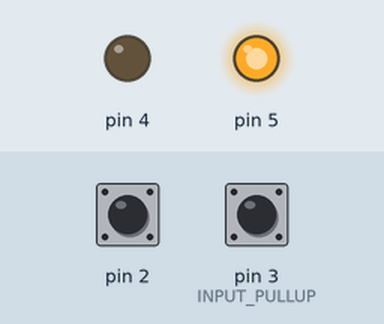
Simulated run of this sketch. Board: Arduino Uno, built with avr-gcc and run on an emulated ATmega328P. Parts: output pins drawn as LEDs (lit = HIGH). The test bench sets the inputs (shaded band); at power-on: pin 2 LOW, pin 3 (INPUT_PULLUP) LOW.

Above: at 1.2 s.
1.3 s: pin 2 pulled HIGH for 0.15 s
At 1.37 s:
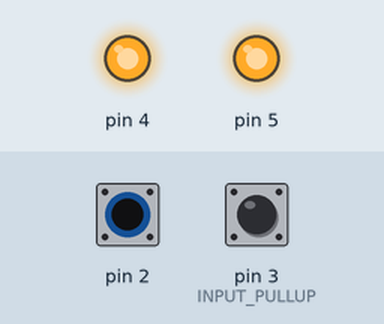
2.9 s: pin 3 (INPUT_PULLUP) pulled HIGH for 0.15 s
At 2.97 s:
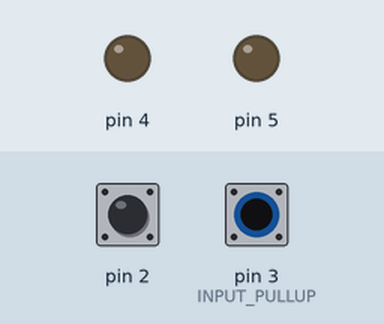
4.5 s: pin 3 (INPUT_PULLUP) pulled HIGH for 3.2 s
At 8.3 s:
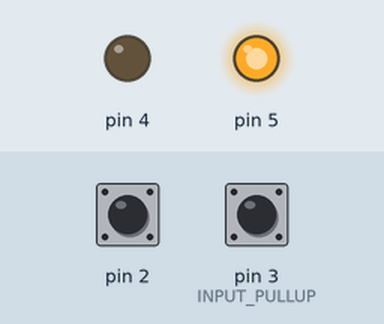
9.2 s: pin 2 pulled HIGH for 3.2 s
At 10.6 s:
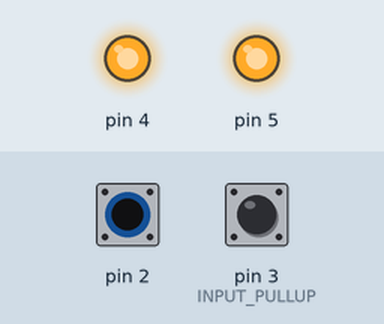
13.9 s: pin 2 driven HIGH and pin 3 (INPUT_PULLUP) driven HIGH
At 14.2 s:
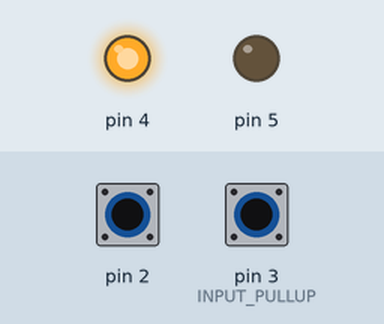
Timing chart, 0 to 16.4 s (numbered marks = the images above; inputs shaded):
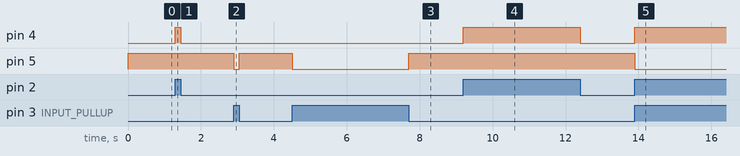

The sketch:

Programa.ino
```cpp
void setup()
{
  pinMode(2, INPUT); //INPUT_PULLDOWN no existe
  pinMode(3, INPUT); //INPUT_PULLUP
  pinMode(4, OUTPUT);
  pinMode(5, OUTPUT);
}

void loop()
{
 if(digitalRead(2)==HIGH)    //si la lectura del botón es alta
  digitalWrite(4, HIGH);    //enciendo el LED
  else if (digitalRead(2)==LOW) //si es baja
  digitalWrite(4, LOW);   //apago el LED
//LED pull down normalmente APAGADO

//if(digitalRead(2)==HIGH)
//  digitalWrite(4, LOW);
//else if (digitalRead(2)==LOW)
//  digitalWrite(4, HIGH);
//LED pull down normalmente ENCENDIDO


// if(digitalRead(3)==HIGH)   //si la lectura del botón es alta
//    digitalWrite(5, HIGH);    //enciendo el LED
//  else if (digitalRead(3)==LOW) //si es baja
//  digitalWrite(5, LOW);   //apago el LED
//LED pull up normalmente ENCENDIDO


 if(digitalRead(3)==HIGH)
  digitalWrite(5, LOW);
 else if (digitalRead(3)==LOW)
  digitalWrite(5, HIGH);
//LED pull up normalmente APAGADO
}
```

Measured:
- after the input at 1.3 s, pin 4: LOW → HIGH at once, → LOW 0.15 s later
- after the input at 2.9 s, pin 5: HIGH → LOW at once, → HIGH 0.15 s later
- after the input at 4.5 s, pin 5: HIGH → LOW at once, → HIGH 3.2 s later
- after the input at 9.2 s, pin 4: LOW → HIGH at once, → LOW 3.2 s later
- after the input at 13.9 s, pin 4: LOW → HIGH at once; pin 5: HIGH → LOW at once
